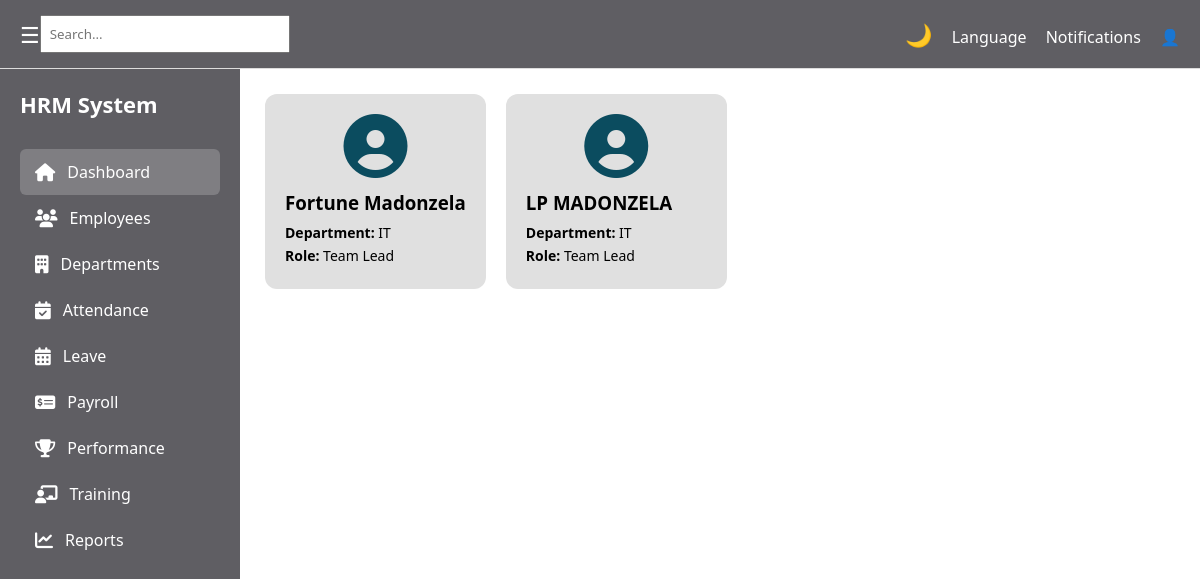
The app's page /hr/employees/ with its own data.
### hr/models.py (models this page shows, shortened)
class Employee(models.Model):
    user = models.OneToOneField(User, on_delete=models.CASCADE)
    department = models.ForeignKey(Department, on_delete=models.CASCADE)
    first_name = models.CharField(max_length=50)
    last_name = models.CharField(max_length=50)
    email = models.EmailField(unique=True)
    role = models.ForeignKey(Role, on_delete=models.CASCADE)
    date_joined = models.DateField(auto_now_add=True)

class Department(models.Model):
    name = models.CharField(max_length=100)
    description = models.TextField(blank=True)
    def __str__(self):
        return self.name

class Role(models.Model):
    name = models.CharField(max_length=100)
    description = models.TextField(blank=True)
    def __str__(self):
        return self.name

### hr/views.py (the view)
class EmployeesView(View):
    def get(self, request):
        template = loader.get_template('hr/pages/employees.html')
        employees = Employee.objects.all()
        context = {
            'employees': employees,
            'department_count': Department.objects.count(),
        }
        return HttpResponse(template.render(context, request))

### hr/templates/hr/pages/employees.html
{% extends "hr/base/base.html" %}
{% block content %}
<section class="content">
            <div class="employee-table">
               {% for employee in employees%}
                <div class="employee-card">
                    <div class="emp-photo">
                        <i class="fas fa-user-circle"></i>
                    </div>
                    <div class="emp-info">
                        <h3>{{employee.first_name}} {{employee.last_name}}</h3>
                        <p><strong>Department:</strong> {{employee.department}}</p>
                        <p><strong>Role:</strong> {{employee.role}}</p>
                    </div>
                </div>
                {% endfor %}
            </div>
        </section>
{% endblock %}

### hr/static/hr/css/style.css (style rules this page uses)
* { margin: 0; padding: 0; box-sizing: border-box; font-family: "Segoe UI", sans-serif; }
body { background: white; transition: background 0.3s, color 0.3s; }
.content { padding: 25px; color: #000; }
.content h1, .content p, .content .card, .content .box { color: #000; }
.employee-table { display: grid; grid-template-columns: repeat(3, 1fr); gap: 20px; }
.employee-card { display: grid; grid-template-columns: 1fr; background: #e0e0e0; padding: 20px; border-radius: 12px; transition: transform 0.3s, box-shadow 0.3s; }
.emp-photo { display: flex; justify-content: center; align-items: center; margin-bottom: 12px; }
.emp-photo i { font-size: 64px; color: #0b4c5f; line-height: 1; }
.emp-info h3 { margin-bottom: 8px; }
.emp-info p, .emp-details p, .emp-actions p { font-size: 14px; color: black; margin-bottom: 4px; }
body { margin: 0; font-family: "Segoe UI", sans-serif; height: 100vh; }

### records on screen
Employee: first_name "Fortune", last_name "Madonzela", department "IT", role "Team Lead"
Employee: first_name "LP", last_name "MADONZELA", department "IT", role "Team Lead"
